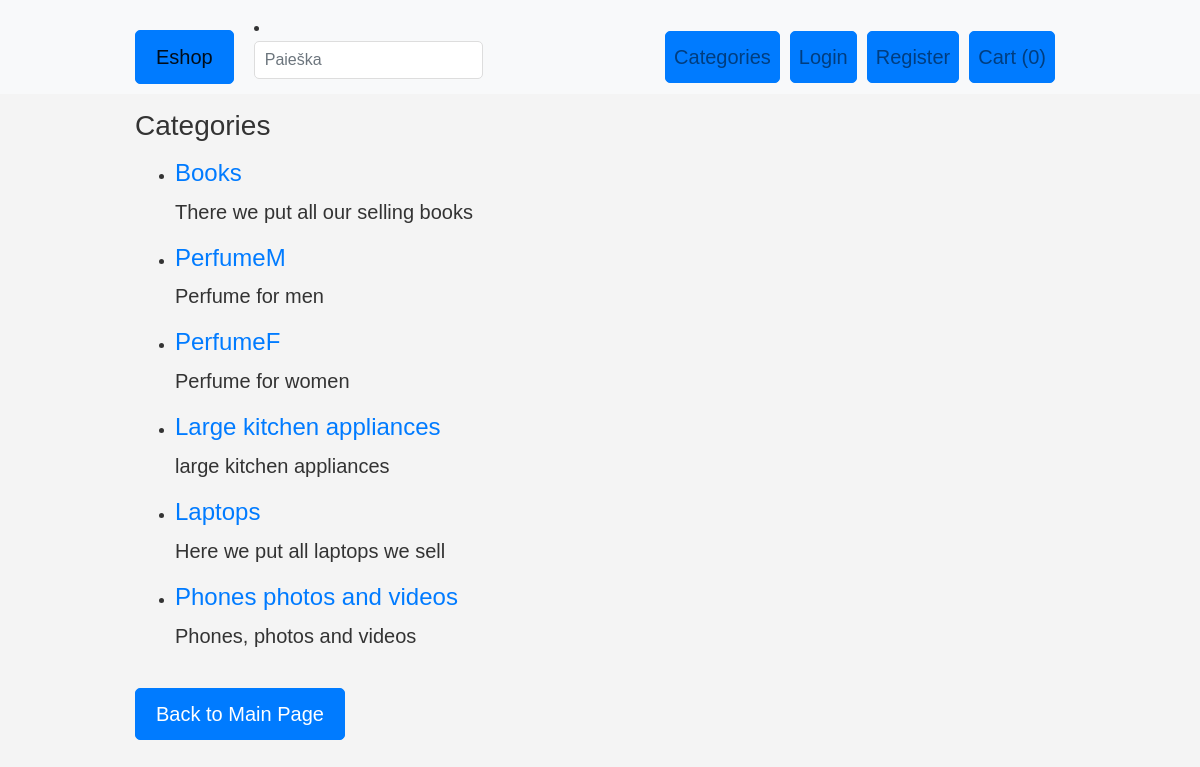
The page /category/ on the database its author committed.
### eshopas_app/models.py (models this page shows, shortened)
class Category(models.Model):
    name = models.CharField(max_length=100)
    type = models.SlugField(max_length=100, unique=True)
    description = models.TextField(blank=True)

### eshopas_app/views.py (the view)
# urls.py: path('category/', views.category, name='category_list'),
def category(request):
    categories = Category.objects.all()
    return render(request, 'category.html', {'categories': categories})

### eshopas_app/templatetags/myfilters.py (called while the page is built, shortened)
@register.filter
def cart_total(cart):
    if not cart:
        return 0

### eshopas_app/templates/category.html
{% extends 'base.html' %}
{% block content %}
    <h1>Categories</h1>
    <ul>
        {% for category in categories %}
            <li>
                <h2><a href="{% url 'category_detail' category.pk %}">{{ category.name }}</a></h2>
                <p>{{ category.description }}</p>
            </li>
        {% empty %}
            <li>No categories available.</li>
        {% endfor %}
    </ul>
    <a href="{% url 'index' %}" class="btn btn-primary">Back to Main Page</a>
{% endblock %}

### static/css/styles.css (style rules this page uses)
body { font-family: Arial, sans-serif; line-height: 1.6; color: #333; background-color: #f4f4f4; margin: 0; padding: 0; }
h1 { font-size: 28px; line-height: 1.6; margin: 10px 0; }
.btn { border-radius: 5px; padding: 8px 16px; font-size: 16px; text-align: center; text-decoration: none; cursor: pointer; transition: background-color 0.3s ease; }
.btn-primary { color: #ffffff; background-color: #007bff; border-color: #007bff; }
h2 { font-size: 24px; }
p { font-size: 20px; }
a.btn-primary { font-size: 20px; margin-top: 20px; padding: 10px 20px; text-decoration: none; background-color: #007bff; color: #fff; border-radius: 5px; }

### rows shown on the page
Category: name "Books", description "There we put all our selling books"
Category: name "PerfumeM", description "Perfume for men"
Category: name "PerfumeF", description "Perfume for women"
Category: name "Large kitchen appliances", description "large kitchen appliances"
Category: name "Laptops", description "Here we put all laptops we sell"
Category: name "Phones photos and videos", description "Phones, photos and videos"

### other values the page prints
{{ request.session.cart|cart_total }} "0"
